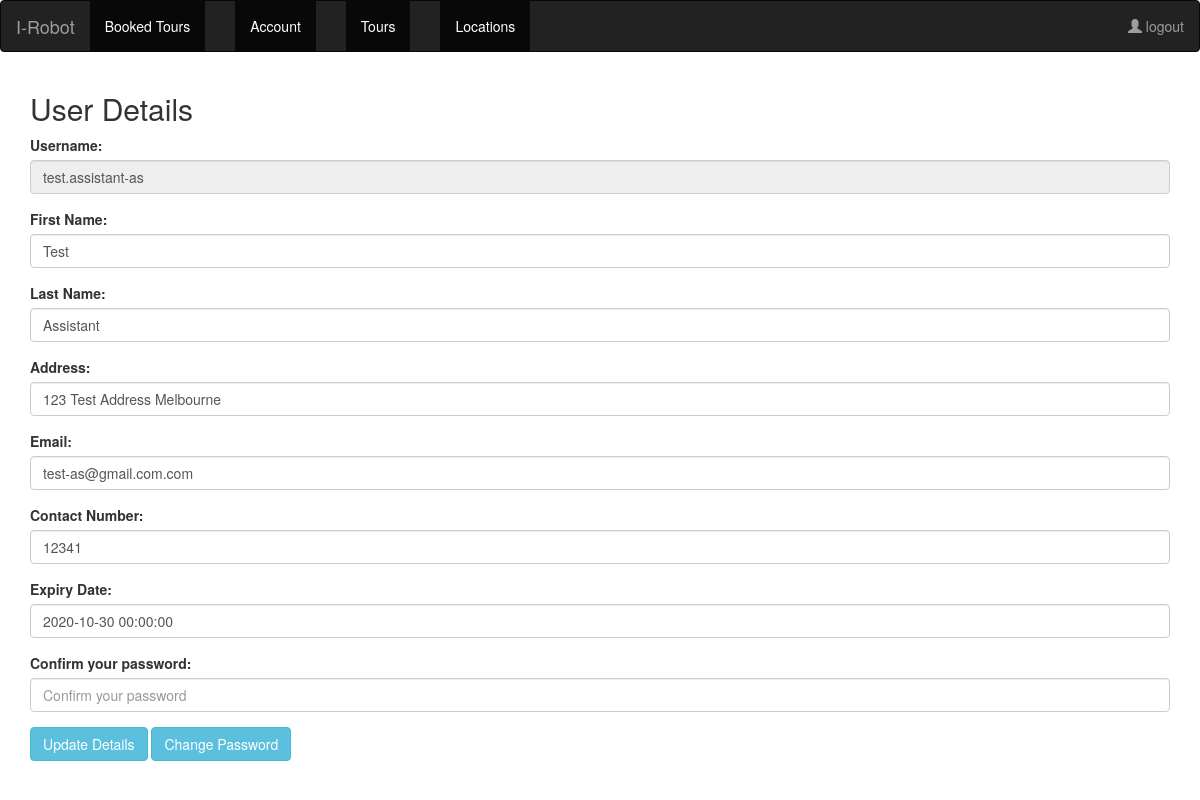
The page /users-dash/account-details.php (signed in) on the database as committed earlier.
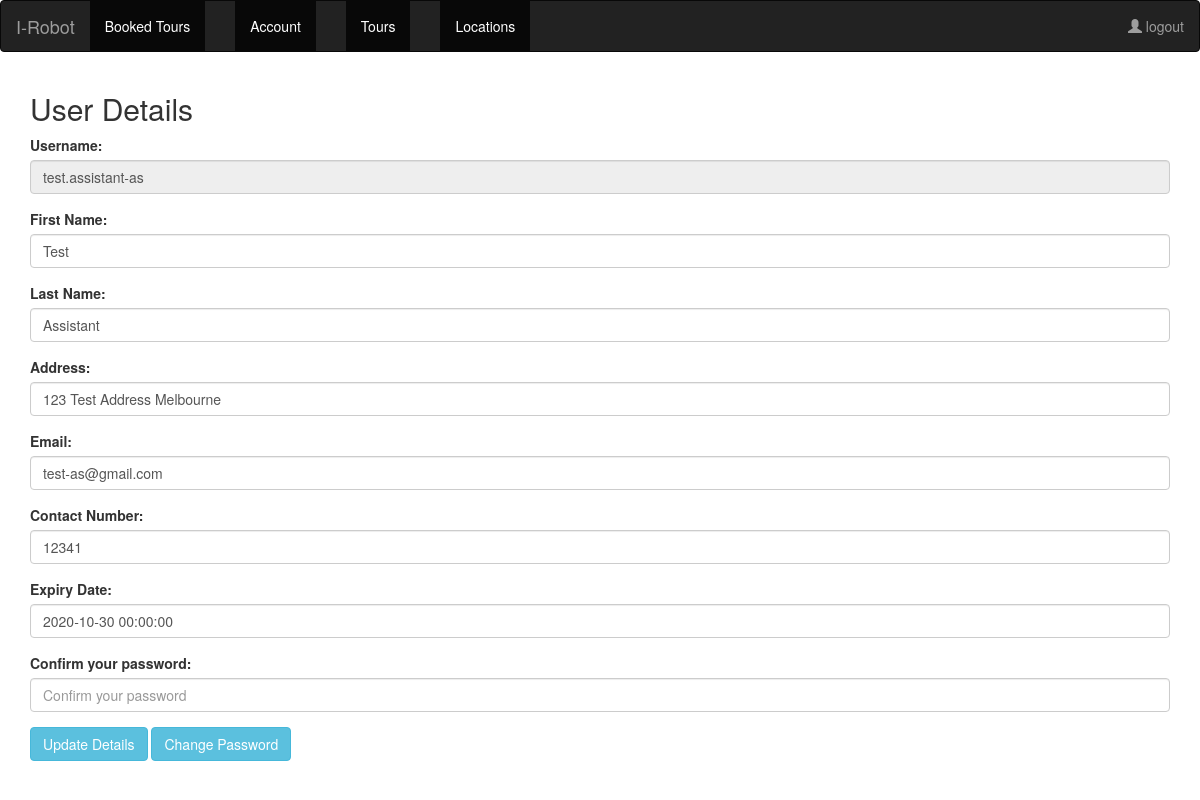
The same page on the database as committed later.
### tables this page shows
create table users(
	unique_id serial primary key,
	firstname varchar(20),
	lastname varchar(20),
	address varchar(80),
	email varchar(40),
	contact_num INT(10),
	username varchar(40),
	password char(40),
	account_type varchar(20),
	reg_date datetime,
	expiry_date datetime,
	last_login datetime
);

### users-dash/account-details.php (the view, shortened to what this page needs)
<?php
include('../inc/header.inc');
include('nav.inc');
$db = mysqli_connect("127.0.0.1", "root", "password", "SEPM")  or die(mysqli_error($db));
$uname = $_SESSION['username'];
if (isset($uname)) {
     $q = "SELECT * from users where username='$uname'";
     $results = mysqli_query($db, $q) or die(mysqli_error($db));
     if (mysqli_num_rows($results) > 0) {
          while ($row = mysqli_fetch_array($results)) {
               $firstname = $row["firstname"];
               $lastname = $row["lastname"];
               $address = $row["address"];
               $email = $row["email"];
               $contact_num = $row["contact_num"];
               $expiry_date = $row["expiry_date"];
          }
     }
}
?>
<div class="center">
     <div class="container login-container">
          <h2 style="position:center"> User Details</h2>
          <form method="post" action="">
               <div class="form-group">
                    <label for="firstname">Username:</label>
                    <input type="text" class="form-control" readonly="readonly" name="username" required value="<?php echo $_SESSION['username'] ?>">
               </div>
               <div class="form-group">
                    <label for="firstname">First Name:</label>
                    <input type="text" class="form-control" placeholder="Enter First Name" name="firstname" required value="<?php echo $firstname; ?>">
               </div>
               <div class="form-group">
                    <label for="lastname">Last Name:</label>
                    <input type="text" class="form-control" placeholder="Enter lastname" name="lastname" required value="<?php echo $lastname; ?>">
               </div>
               <div class="form-group">
                    <label for="address">Address:</label>
                    <input type="text" class="form-control" placeholder="Enter address" name="address" required value="<?php echo $address; ?>">
               </div>
               <div class="form-group">
                    <label for="email">Email:</label>
                    <input type="email" class="form-control" placeholder="Enter email" name="email" required value="<?php echo $email; ?>">
               </div>
               <div class="form-group">
                    <label for="contact_num">Contact Number:</label>
                    <input type="text" class="form-control" placeholder="Enter contact_number" name="contact_num" required value="<?php echo $contact_num; ?>">
               </div>
               <div class="form-group">
                    <label for="expiry_date">Expiry Date:</label>
                    <input type="text" class="form-control" placeholder="E.g. Y-m-d" name="expiry_date" required value="<?php echo $expiry_date; ?>">
               </div>
               <div class="form-group">
                    <label for="confirm_pass">Confirm your password:</label>
                    <input type="password" class="form-control" placeholder="Confirm your password" name="confirm_pass" required value="">
               </div>
               <button type="submit" class="btn btn-info">Update Details</button>
               <a href="change_password.php" class="btn btn-info" role="button">Change Password</a>
          </form><br>
     </div>
</div>
<?php
include('/Library/WebServer/Documents/inc/footer.inc');
?>

Rows that differ between the two databases and show on the page:
changed users "Test": email "test-as@gmail.com.com" → "test-as@gmail.com"
